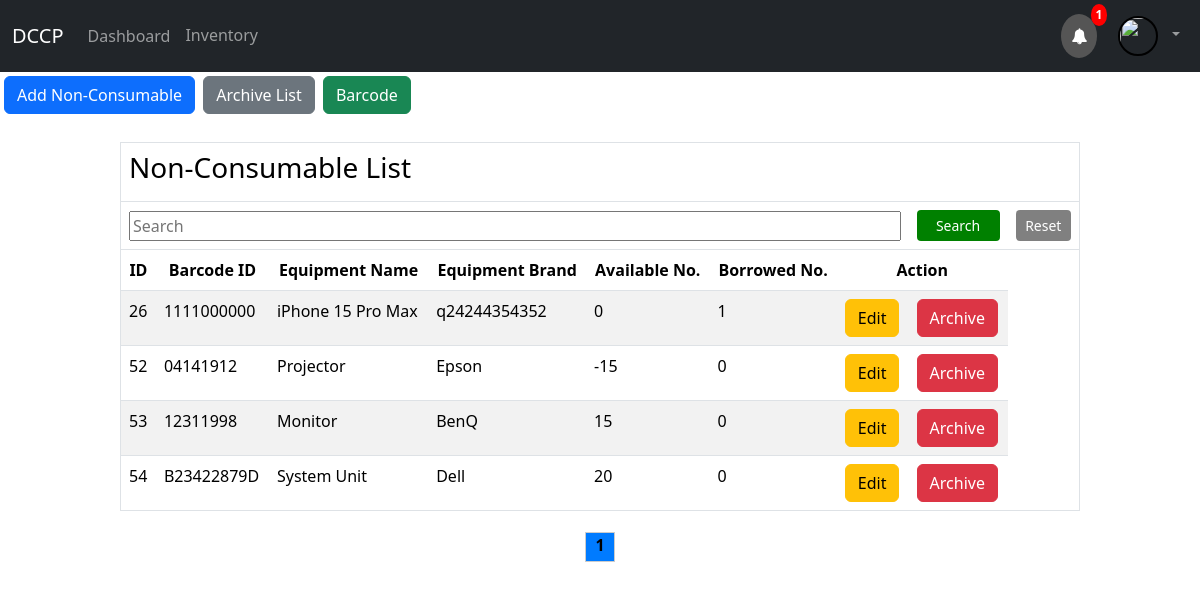
/non_consumable.php, run on the app's committed database.
### tables this page shows
CREATE TABLE `inventory` (
  `id` int(11) NOT NULL,
  `item_code` char(100) NOT NULL,
  `equipment_name` char(100) NOT NULL,
  `equipment_brand` char(100) NOT NULL,
  `equipment_model` char(100) NOT NULL,
  `quantity` int(11) NOT NULL,
  `item_type` text NOT NULL,
  `img` varchar(255) NOT NULL,
  `Locate` text NOT NULL
);

### non_consumable.php (the view, shortened to what this page needs)
<?php
include_once("config.php");
$searchTerm = "";
$page = isset($_GET['page']) ? $_GET['page'] : 1;
$limit = 10;
$start = ($page - 1) * $limit;
if (isset($_POST['search_barcode'])) {
    $searchTerm = mysqli_real_escape_string($mysqli, $_POST['barcode_search']);
    $query = "SELECT inventory.*, COALESCE(SUM(borrowed_item.borrowed_amount), 0) AS total_borrowed_amount
              FROM inventory
              LEFT JOIN (SELECT item_code, SUM(borrowed_amount) AS borrowed_amount FROM borrowed_item GROUP BY item_code) AS borrowed_item
              ON inventory.id = borrowed_item.item_code
              WHERE (inventory.item_code LIKE '%$searchTerm%')
              AND inventory.item_type = 'non-consumable'
              GROUP BY inventory.id
              LIMIT $start, $limit";
    $rs = mysqli_query($mysqli, $query);
} else {
if(isset($_POST['search_btn'])) {
    $searchTerm = mysqli_real_escape_string($mysqli, $_POST['search']);
    $query = "SELECT inventory.*, COALESCE(SUM(borrowed_item.borrowed_amount), 0) AS total_borrowed_amount
              FROM inventory
              LEFT JOIN (SELECT item_code, SUM(borrowed_amount) AS borrowed_amount FROM borrowed_item GROUP BY item_code) AS borrowed_item
              ON inventory.id = borrowed_item.item_code
              WHERE (inventory.id LIKE '%$searchTerm%' OR inventory.item_code LIKE '%$searchTerm%' OR inventory.equipment_name LIKE '%$searchTerm%' OR inventory.equipment_brand LIKE '%$searchTerm%' OR inventory.quantity LIKE '%$searchTerm%')
              AND inventory.item_type = 'non-consumable'
              GROUP BY inventory.id
              LIMIT $start, $limit";
    $rs = mysqli_query($mysqli, $query);
} else {
    $rs = mysqli_query($mysqli, "SELECT inventory.*, COALESCE(SUM(borrowed_amount), 0) AS total_borrowed_amount
                                  FROM inventory
                                  LEFT JOIN borrowed_item ON inventory.id = borrowed_item.item_code
                                  WHERE inventory.item_type = 'non-consumable'
                                  GROUP BY inventory.id
                                  LIMIT $start, $limit");
}
}
$total_pages = ceil(mysqli_num_rows(mysqli_query($mysqli, "SELECT * FROM inventory WHERE item_type = 'non-consumable'")) / $limit);
?>
<!DOCTYPE html>
<html>
<head>
</head>
<body>
    <link href="https://cdn.jsdelivr.net/npm/bootstrap@5.3.2/dist/css/bootstrap.min.css" rel="stylesheet">
    <?php include 'navigation_supply_user.php'; ?>
    <div class="sidebar p-1">
        <a class="me-1 btn btn-primary" onclick="add()">Add Non-Consumable</a>
<a class="me-1 btn btn-secondary" onclick="arc()">Archive List</a>
        <a class="me-1 btn btn-success" onclick="bar()">Barcode</a>
    </div><br>
    <table class="table table-striped" border="1px" align="center" style="width: 80%">
        <thead>
            <tr>
                <td colspan="9">
                    <h3>Non-Consumable List</h3>
                </td>
            </tr>
            <form method="POST" class="row g-3 align-items-center">
                <tr>
                    <th colspan="7">
                        <input align='center' type="text" style="width: 100%;" name="search" placeholder="Search" value="<?php echo $searchTerm; ?>" >
                    </th>
                    <th>
                        <input class='btn btn-sm'  type="submit" value="Search" name="search_btn" style="width: 100%; height: 100%; background-color: green; color: white;">
                    </th>
                    <th>
                        <input class='btn btn-sm'  type="submit" value="Reset" name="search_reset" style="width: 100%; height: 100%; background-color: gray; color: white;">
                    </th>
                </tr>
                <tr align="center">
                    <th><b>ID</b></th>
                    <th><b>Barcode ID</b></th>
                    <th><b>Equipment Name</b></th>
                    <th><b>Equipment Brand</b></th>
                    <th><b>Available No.</b></th>
                    <th><b>Borrowed No.</b></th>
                    <th colspan="2"><b>Action</b></th>
                </tr>
            </form>
        </thead>
        <tbody>
            <?php
            if ($rs) {
                while ($res = mysqli_fetch_array($rs)) {
                    echo "<tr>";
                    echo "<td>" . $res['id'] . "</td>";
                    echo "<td>" . $res['item_code'] . "</td>";
                    echo "<td>" . $res['equipment_name'] . "</td>";
                    echo "<td>" . $res['equipment_brand'] . "</td>";
                    echo "<td>" . $res['quantity'] . "</td>";
                    echo "<td>" . $res['total_borrowed_amount'] . "</td>";
                    echo "<td><a class='btn btn-warning' href='edit.php?id={$res['id']}'>Edit</a></td>";
                    echo "<td><a class='btn btn-danger' href='#' onclick='archiveItemConfirmation({$res['id']});'>Archive</a></td>";
                    echo "</tr>";
                }
            } else {
                echo "Error fetching inventory data: " . mysqli_error($mysqli);
            }
            ?>
        </tbody>
    </table>
<div style="text-align: center;">
    <?php for ($i = 1; $i <= $total_pages; $i++) { ?>
        <div style="display: inline-block; width: 30px; height: 30px; border: 1px solid #ccc; margin: 5px; <?php if ($i == $page) echo 'background-color: #007bff;'; ?>">
            <a href="?page=<?php echo $i; ?>" style="text-decoration: none; color: black; font-weight: bold;"><?php echo $i; ?></a>
        </div>
    <?php } ?>
</div>
</body>
</html>

### data on the page
inventory: id "26", item_code "1111000000", equipment_name "iPhone 15 Pro Max", equipment_brand "q24244354352", quantity "0", total_borrowed_amount "1"
inventory: id "52", item_code "04141912", equipment_name "Projector", equipment_brand "Epson", quantity "-15", total_borrowed_amount "0"
inventory: id "53", item_code "12311998", equipment_name "Monitor", equipment_brand "BenQ", quantity "15", total_borrowed_amount "0"
inventory: id "54", item_code "B23422879D", equipment_name "System Unit", equipment_brand "Dell", quantity "20", total_borrowed_amount "0"

### other printed values
$alerto "1"
